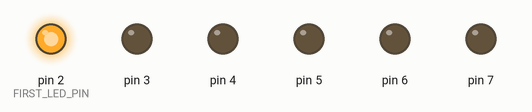
Simulated run of this sketch. Board: Arduino Uno, built with avr-gcc and run on an emulated ATmega328P. Shown: output pins drawn as LEDs (lit = HIGH).

Above: at 0.05 s.
At 0.55 s:
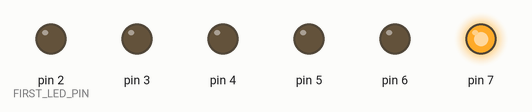
At 0.75 s:
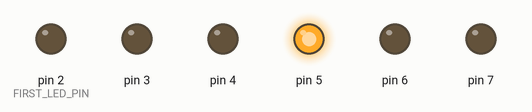
At 1.45 s:
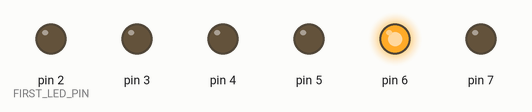
At 2.15 s:
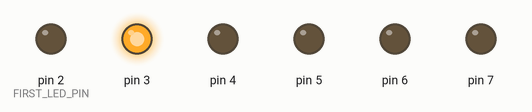
At 2.85 s:
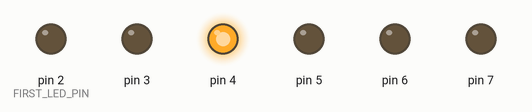
Timing chart, 0 to 3.1 s (numbered marks = the images above):
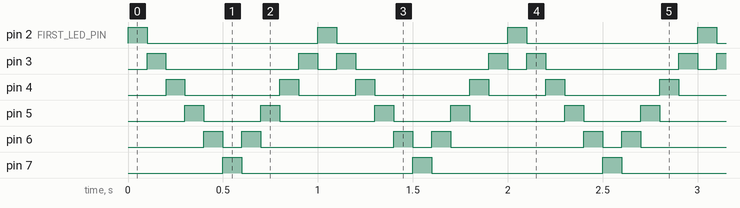

The sketch:

LED_07_knight_rider.ino
```cpp
/*
 * LED_07_knight_rider.ino
 *
 * Questo sketch crea un effetto "Knight Rider" (come la serie TV Supercar)
 * con una serie di LED che si accendono e si spengono in sequenza.
 *
 * Circuito:
 * - 6 LED collegati ai pin da 2 a 7 e GND attraverso resistenze da 220 ohm
 *
 * Creato il: 2023
 */

// Definizione dei pin per i LED
const int FIRST_LED_PIN = 2;  // Primo pin della sequenza
const int NUM_LEDS = 6;       // Numero di LED utilizzati

// Variabili per il controllo dell'animazione
int currentLed = 0;           // LED attualmente acceso
int direction = 1;            // Direzione dell'animazione (1 = avanti, -1 = indietro)

void setup() {
  // Inizializza tutti i pin dei LED come output
  for (int i = 0; i < NUM_LEDS; i++) {
    pinMode(FIRST_LED_PIN + i, OUTPUT);
  }
}

void loop() {
  // Spegni tutti i LED
  for (int i = 0; i < NUM_LEDS; i++) {
    digitalWrite(FIRST_LED_PIN + i, LOW);
  }

  // Accendi il LED corrente
  digitalWrite(FIRST_LED_PIN + currentLed, HIGH);

  // Attendi un po' prima di passare al LED successivo
  delay(100);

  // Aggiorna la posizione per il prossimo ciclo
  currentLed += direction;

  // Cambia direzione quando raggiungi la fine della sequenza
  if (currentLed == NUM_LEDS - 1 || currentLed == 0) {
    direction = -direction;
  }
}
```

Measured:
- by itself, pin 2 (FIRST_LED_PIN), pin 7: alternates HIGH for 0.10 s and LOW for 0.90 s
- by itself, pin 3: repeats every 1.0 s: LOW 0.70 s, HIGH 0.10 s, LOW 0.10 s, HIGH 0.10 s
- by itself, pin 4: repeats every 1.0 s: LOW 0.50 s, HIGH 0.10 s, LOW 0.30 s, HIGH 0.10 s
- by itself, pin 5: repeats every 1.0 s: LOW 0.30 s, HIGH 0.10 s, LOW 0.50 s, HIGH 0.10 s
- by itself, pin 6: repeats every 1.0 s: LOW 0.10 s, HIGH 0.10 s, LOW 0.70 s, HIGH 0.10 s
